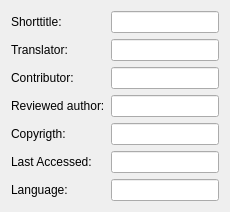
     <widget class="QWidget" name="tab_6">
      <attribute name="title">
       <string>Other</string>
      </attribute>
      <layout class="QFormLayout" name="formLayout_4">
       <item row="0" column="0">
        <widget class="QLabel" name="label_14">
         <property name="text">
          <string>Shorttitle:</string>
         </property>
         <property name="buddy">
          <cstring>editShortTitle</cstring>
         </property>
        </widget>
       </item>
       <item row="0" column="1">
        <widget class="StringEdit" name="editShortTitle"/>
       </item>
       <item row="1" column="0">
        <widget class="QLabel" name="label_11">
         <property name="text">
          <string>Translator:</string>
         </property>
         <property name="buddy">
          <cstring>editTranslator</cstring>
         </property>
        </widget>
       </item>
       <item row="1" column="1">
        <widget class="ContactEdit" name="editTranslator"/>
       </item>
       <item row="2" column="0">
        <widget class="QLabel" name="label_12">
         <property name="text">
          <string>Contributor:</string>
         </property>
         <property name="buddy">
          <cstring>editContributor</cstring>
         </property>
        </widget>
       </item>
       <item row="2" column="1">
        <widget class="ContactEdit" name="editContributor"/>
       </item>
       <item row="3" column="0">
        <widget class="QLabel" name="label_16">
         <property name="text">
          <string>Reviewed author:</string>
         </property>
         <property name="buddy">
          <cstring>editReviewedAuthor</cstring>
         </property>
        </widget>
       </item>
       <item row="3" column="1">
        <widget class="ContactEdit" name="editReviewedAuthor"/>
       </item>
       <item row="4" column="0">
        <widget class="QLabel" name="labelCopyright">
         <property name="text">
          <string>Copyrigth:</string>
         </property>
         <property name="buddy">
          <cstring>editCopyright</cstring>
         </property>
        </widget>
       </item>
       <item row="4" column="1">
        <widget class="StringEdit" name="editCopyright"/>
       </item>
       <item row="5" column="0">
        <widget class="QLabel" name="labelLastAccessed">
         <property name="text">
          <string>Last Accessed:</string>
         </property>
         <property name="buddy">
          <cstring>editLastAccessed</cstring>
         </property>
        </widget>
       </item>
       <item row="5" column="1">
        <widget class="StringEdit" name="editLastAccessed"/>
       </item>
       <item row="6" column="0">
        <widget class="QLabel" name="labelLanguage">
         <property name="text">
          <string>Language:</string>
         </property>
         <property name="buddy">
          <cstring>editLanguage</cstring>
         </property>
        </widget>
       </item>
       <item row="6" column="1">
        <widget class="StringEdit" name="editLanguage"/>
       </item>
      </layout>
     </widget>
